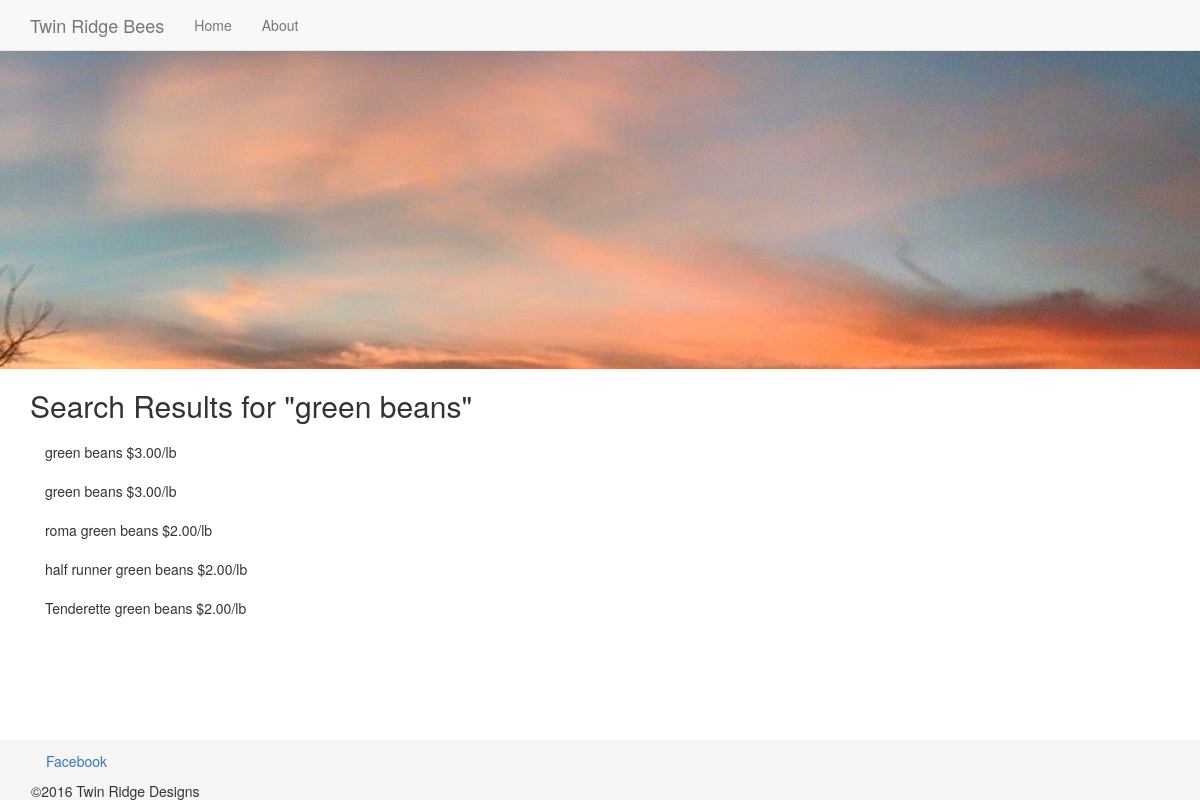
Page /products.php?s=green beans on the committed database.
### tables this page shows
CREATE TABLE `Products` (
  `id` int(11) NOT NULL,
  `name` varchar(50) NOT NULL,
  `unit` varchar(11) NOT NULL,
  `price` decimal(10,2) NOT NULL
);

### inc/functions.php (the view)
<?php
function get_catalog_count($category = null,$search = null) {
    $category = strtolower($category);
    include("connection.php");
    try {
        $sql = "SELECT COUNT(id) FROM Products";
        if (!empty($search)) {
          $result = $db->prepare(
            $sql
            . " WHERE name LIKE ?"
          );
          $result->bindValue(1,'%'.$search.'%',PDO::PARAM_STR);
        } else if (!empty($category)) {
          $result = $db->prepare(
            $sql
            . " WHERE LOWER(name) = ?"
          );
          $result->bindParam(1,$category,PDO::PARAM_STR);
        } else {
          $result = $db->prepare($sql);
        }
        $result->execute();
    } catch (Exception $e) {
      echo "bad query";
    }
  $count = $result->fetchColumn(0);
  return $count;
}
function all_products_array() {
	include("connection.php");
		try {
		$results = $db->query("SELECT name, price, unit FROM Products;");
	} catch (Exception $e) {
		echo "Data could not be retrieved from the database.";
		exit;
	}
	$products = $results->fetchAll();
	return $products;
}
function get_item_html($item) {
    $output = "<li class='list-group-item'>"
        . $item["name"] . " $"
        . $item["price"] . "/"
        . $item["unit"] . "</li>";
    return $output;
}
function search_catalog_array($search, $limit = null, $offset = 0) {
    include("connection.php");
    try {
       $sql = "SELECT name, price, unit
         FROM Products
         WHERE name LIKE ?";
       if (is_integer($limit)) {
          $results = $db->prepare($sql . " LIMIT ? OFFSET ?");
         $results->bindValue(1,"%".$search."%",PDO::PARAM_STR);
          $results->bindParam(2,$limit,PDO::PARAM_INT);
          $results->bindParam(3,$offset,PDO::PARAM_INT);
       } else {
         $results = $db->prepare($sql);
         $results->bindValue(1,"%".$search."%",PDO::PARAM_STR);
       }
       $results->execute();
    } catch (Exception $e) {
       echo "Unable to retrieve results";
			var_dump($e);
       exit;
    }
    $product = $results->fetchAll();
    return $product;
}

### products.php (shortened to what this page needs)
<?php
include ("inc/functions.php");
$products = all_products_array();
$pageTitle = "TRB Products";
$section = null;
$search = null;
$items_per_page = 8;
if (isset($_GET["s"])) {
  $search = filter_input(INPUT_GET,"s",FILTER_SANITIZE_STRING);
}
$total_items = get_catalog_count($section,$search);
$offset = 0;
if (!empty($search)) {
  $product = search_catalog_array($search,$items_per_page,$offset);
} else if (empty($section)) {
  $product = all_products_array($items_per_page,$offset);
} else {
  $product = category_catalog_array($section,$items_per_page,$offset);
}
include ("inc/header.php");
?>
<div class="section catalog page">
	<div class="container">
		<h2><?php
        if ($search != null) {
          echo "Search Results for \"".htmlspecialchars($search)."\"";
        } else {
          if ($section != null) {
            echo "<a href='products.php'>All Products</a> &gt; ";
          }
          echo $pageTitle;
        }
        ?></h2>
        <?php
        if ($total_items < 1) {
          echo "<p>Sorry but we don't currently offer ($search)</p>";
          echo "<p>Search Again or "
            . "<a href=\"products.php\">Browse All Products</a></p>";
        } else {
          echo $pagination; ?>
        <ul class="items list-group">
            <?php
            foreach ($product as $item) {
                echo get_item_html($item);
            }
            ?>
        </ul>
		<?php echo $pagination;
        } ?>
	</div>
</div>
<?php include("inc/footer.php"); ?>

### CSS/main.css (style rules this page uses)
html { position: relative; min-height: 100%; }
body { margin-bottom: 60px; }
.list-group-item { border: none; }

### rows in the picture
products: name "green beans", price "3.00", unit "lb"
products: name "green beans", price "3.00", unit "lb"
products: name "roma green beans", price "2.00", unit "lb"
products: name "half runner green beans", price "2.00", unit "lb"
products: name "Tenderette green beans", price "2.00", unit "lb"

### other values in the picture
$search "green beans"
